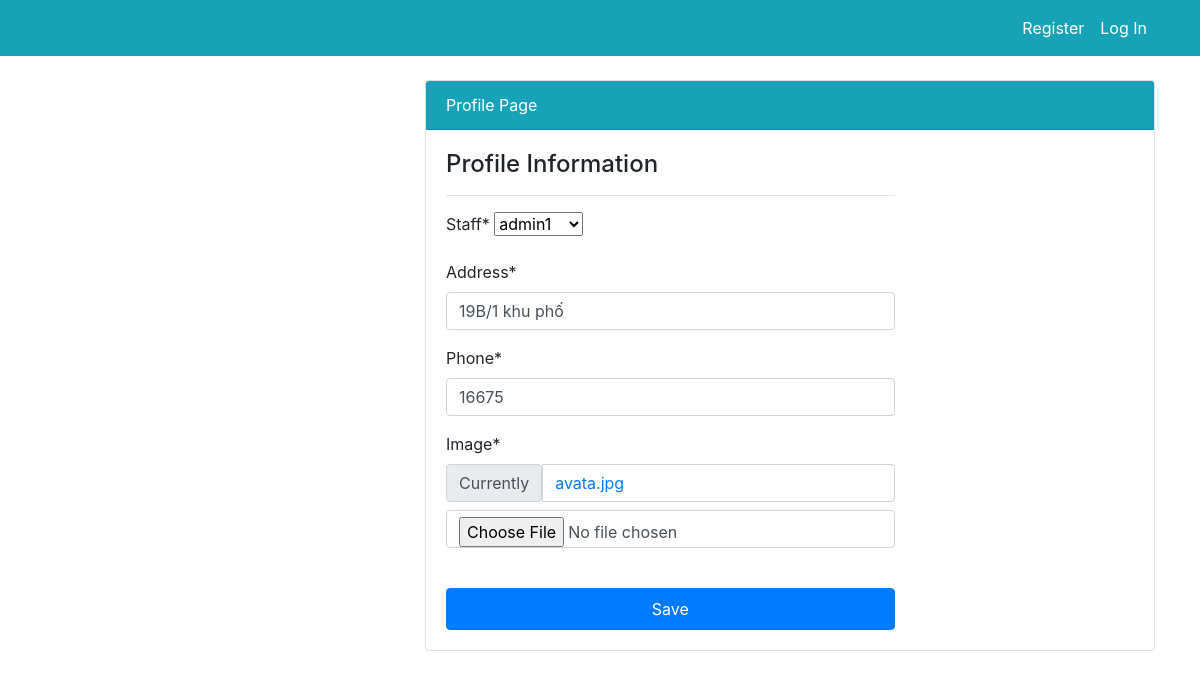
The page /profile/update/6/ on the database its author committed.
### user/models.py (models this page shows, shortened)
class Profile(models.Model):
    staff= models.OneToOneField(User, on_delete=models.CASCADE,null=True)
    address= models.CharField( max_length=200, null=True)
    phone = models.CharField( max_length=20, null=True)
    image= models.ImageField(default='avata.jpg',upload_to='media/Profile_Images')

### user/views.py (the view)
# urls.py: path("profile/update/<int:pk>/", user_view.profile_update, name='user-profile_update'),
def profile_update(request, pk):
    user =User.objects.get(id=pk)
    profile = user.profile
    form = UpdateProfileForm(instance=profile)
    if request.method=='POST':
        form= UpdateProfileForm(request.POST, instance=profile)
        if form.is_valid():
            form.save()
            return redirect('user-profile',pk= pk)
    context={
        'formupdate':form
    }
    return render(request, 'user/profile_update.html', context)

### user/forms.py
class UpdateProfileForm(forms.ModelForm):
    class Meta:
        model= Profile
        fields= '__all__'

### templates/user/profile_update.html (shortened to what this page needs)
{% extends "partials/base.html" %}
{% load crispy_forms_tags %}
{% block content %}
    <div class="container">
        <div class="row my-4">
            <div class="col-md-4">
            </div>
            <div class="col-md-8">
                <div class="card">
                    <div class="card-header bg-info text-white">
                        Profile Page
                    </div>
                    <div class="card-body">
                        <div class="row">
                            <div class="col-md-8">
                                <span class="h4"> Profile Information</span>
                                <hr>
                                <form method= "POST" enctype= 'multipart/form-data'>
                                    {{ formupdate |crispy}}
                                    <br>
                                    <button type="submit" class="btn btn-primary w-100 btn-block p-2">Save</button>
                            </div>
                        </div>
                    </div>
                </div>
            </div>
        </div>
    </div>
{% endblock %}

### rows shown on the page
Profile: staff "admin1", address "19B/1 khu phố", phone "16675"
